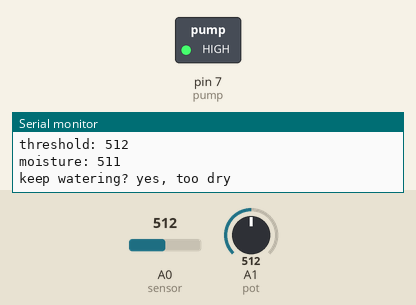
Recording of a sketch running on a simulated Arduino Uno, built with avr-gcc and run on an emulated ATmega328P. On the bench: switched loads named in the sketch (green lamp = pin HIGH), the last lines printed to the serial monitor. The test bench sets the inputs (shaded band); at power-on: A0 (sensor) = 512, A1 (pot) = 512.

Above: at 1.3 s.
1.4 s: A0 (sensor) set to 497
At 2.0 s:
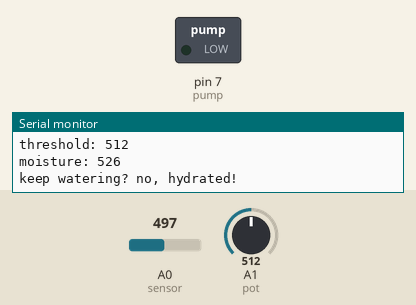
3.0 s: A0 (sensor) set to 716
At 4.2 s:
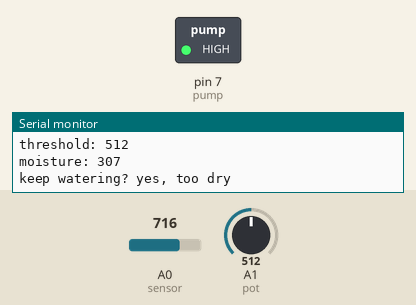
4.5 s: A0 (sensor) set to 511
At 5.7 s:
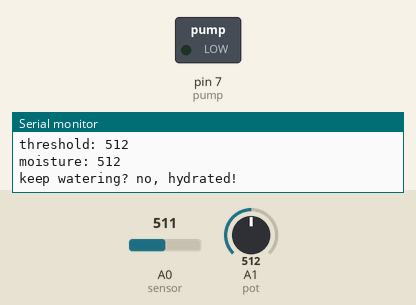
6.0 s: A1 (pot) set to 525
At 6.9 s:
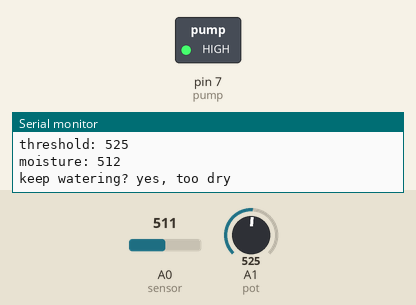
9.0 s: A1 (pot) set to 511
At 9.4 s:
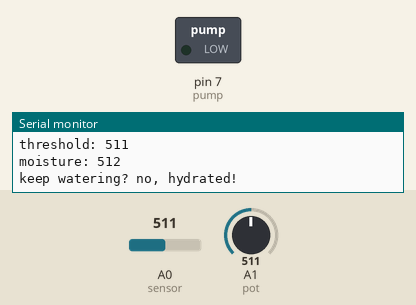
Timing chart, 0 to 12.0 s (numbered marks = the images above; inputs shaded):
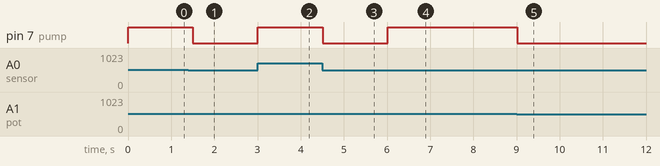

The sketch:

complete_v1.ino
```cpp
const int pump = 7;
const int sensor = A0; // moisture sensor
const int pot = A1;
const int MAX_DRY = 1023;

int threshold; // if above threshold, stop watering
int moistureLevel;

void setup() {
  Serial.begin(9600);

  pinMode(sensor, INPUT);
  pinMode(pot, INPUT);

  pinMode(pump, OUTPUT);
}

void loop() {
  threshold = analogRead(pot);
  moistureLevel = MAX_DRY - analogRead(sensor);
  Serial.print("threshold: ");
  Serial.println(threshold);
  Serial.print("moisture: ");
  Serial.println(moistureLevel);

  Serial.print("keep watering? ");
  if (threshold > moistureLevel) {
    Serial.println("yes, too dry");
    digitalWrite(pump, HIGH);
  } else {
    Serial.println("no, hydrated!");
    digitalWrite(pump, LOW);
  }
  delay(500);
}
```

Measured:
- the behaviour switches between 512 and 511 on A0 (sensor) (found by bisection; images 0 and 1)
- the behaviour switches between 512 and 513 on A1 (pot) (found by bisection; images 3 and 4)
- after the input at 1.4 s, pin 7 (pump): HIGH → LOW after 0.10 s
- after the input at 3.0 s, pin 7 (pump): LOW → HIGH at once
- after the input at 4.5 s, pin 7 (pump): HIGH → LOW at once
- after the input at 6.0 s, pin 7 (pump): LOW → HIGH at once
- after the input at 9.0 s, pin 7 (pump): HIGH → LOW at once
